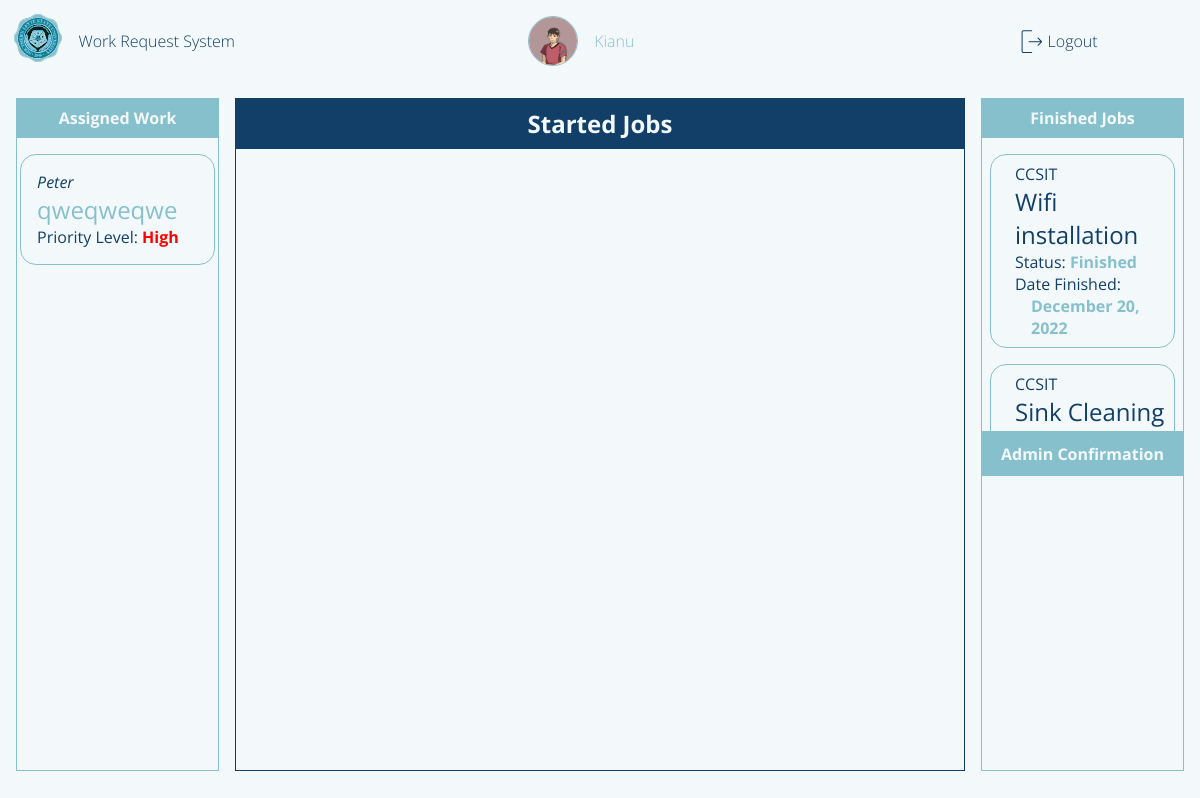
The page /staffPage (signed in) on the database its author committed.
### flaskApp/models.py (models this page shows, shortened)
class User(db.Model, UserMixin):
	__tablename__ = 'user'
	id = db.Column(db.Integer, primary_key=True)
	userName = db.Column(db.String(20), unique=True, nullable=False)
	userType = db.Column(db.String(20), default='Admin')
	passWord = db.Column(db.String(60), nullable=False)
	profilePicture = db.Column(db.String(60), default='dafault.png')
	requestForm = db.relationship('UserRequestForm', backref='user')
	userStaffExtension = db.relationship('StaffExtension', backref='staffExtension', uselist=False)

class UserRequestForm(db.Model):
	__tablename__ = 'userRequestForm'
	id = db.Column(db.Integer, primary_key=True)
	requestorName = db.Column(db.String(500), nullable=False)
	requestTitle = db.Column(db.String(500), nullable=False)
	requestedWork = db.Column(db.String(500), nullable=False)
	roomNumber = db.Column(db.String(20), nullable=False)
	avilabilityOfMaterials = db.Column(db.String(10), nullable=False)
	priorityLevel = db.Column(db.Integer, default=0) # change this to integer in the future 0 - pending 1 - high 2 - medium 3 - low
	status = db.Column(db.String(20), default='Pending')
	dateApproved = db.Column(DateTime, default=datetime.now(), nullable=False)
	dateLimit = db.Column(DateTime, default=datetime.now(), nullable=False)
	requestFormId = db.Column(db.Integer, db.ForeignKey('user.id'))
	requestRating = db.Column(db.Integer, default=0) # this is where a rating will be recorded
	assignedStaff = db.Column(db.Integer, db.ForeignKey('userstaff.id'))

### flaskApp/routes.py (the view)
@app.route('/staffPage', methods=['GET', 'POST'])
def staffPage():
	if current_user.is_authenticated == False:
		return redirect(url_for('loginPage'))
	userStaffAssigned = StaffExtension.query.filter_by(staffName=current_user.userName).first()
	user = StaffExtension.query.filter_by(staffId=current_user.id).first()
	profileImage = url_for('static', filename='profilePic/'+current_user.profilePicture)
	return render_template('staffDashboard.html', title='Staff Page', user=current_user.userName, userStaff=user, profileImage=profileImage, userStaffAssigned=userStaffAssigned.staffAssignment)

### flaskApp/models.py (called while the page is built)
@loginManager.user_loader
def loadUser(userId):
	return User.query.get(int(userId))

### flaskApp/templates/staffDashboard.html (shortened to what this page needs)
{% extends "layout.html" %}
{% block content %}
<main class="content-main">
		<section class="header">
			Started Jobs
		</section>
		<section class="body">
		</section>
</main>
<section class="content-left">
	<section class="header">Assigned Work</section>
	<section class="main">
		{% for assigned in userStaffAssigned %}
			{% if assigned.status != 'OnGoing' and assigned.status != 'Finished' and assigned.status != 'Semi Final'%}
			<div class="content-left-items">
				<section class="req-name">
					{{ assigned.requestorName }}
				</section>
				<section class="req-title">
					<a href="{{ url_for('staffOngoingPage', name=assigned.requestorName, idNum=assigned.id) }}">{{ assigned.requestTitle }}</a>
				</section>
				<section class="req-status">
					{% if assigned.priorityLevel == 1 %}
						<span>Priority Level: <i style="color:red;">High</i></span>
					{% elif assigned.priorityLevel == 2 %}
						<span>Priority Level: <i style="color:orange;">Medium</i></span>
					{% elif assigned.priorityLevel == 3 %}
						<span>Priority Level: <i style="color:green;">Low</i></span>
					{% endif %}
				</section>
			</div>
			{% endif %}
		{% endfor %}
	</section>
	<section class="footer">Foot</section>
</section>
<section class="content-right">
	<section class="header">Finished Jobs</section>
	<section class="main semi-final">
		{% for assigned in userStaffAssigned %}
			{% if assigned.status == 'Finished'%}
				<div class="content-finished">
					<section class="finished-header">
						{{ assigned.requestorName }}
					</section>
					<section class="finished-main">
						{{ assigned.requestTitle }}
					</section>
					<section class="finished-footer">
						<i>Status: </i>
						<i>{{ assigned.status }}</i>
					</section>
					<section class="finished-footer2">
						<i>Date Finished: </i>
						<i>{{ assigned.dateApproved.strftime("%B %d, %Y") }}</i>
					</section>
				</div>
			{% endif %}
		{% endfor %}
	</section>
	<section class="header2">Admin Confirmation</section>
	<section class="finished">
	</section>
</section>
<footer class="content-footer">
</footer>
{% endblock content %}

### flaskApp/templates/layout.html (shortened to what this page needs)
<!DOCTYPE html>
<html>
<head>
    {% if title == 'Login Page'%}
    	<link rel="stylesheet" type="text/css" href="{{ url_for('static', filename='login.css') }}">
    {% elif title == 'Admin Page'%}
    	<link rel="stylesheet" type="text/css" href="{{ url_for('static', filename='adminDashboard.css') }}">
    {% elif title == 'Requestor Page'%}
        <link rel="stylesheet" type="text/css" href="{{ url_for('static', filename='requestorDashboard.css') }}">
    {% elif title == 'Staff Page'%}
        <link rel="stylesheet" type="text/css" href="{{ url_for('static', filename='staffDashboard.css') }}">
    {% elif title == 'Admin Approval Page'%}
        <link rel="stylesheet" type="text/css" href="{{ url_for('static', filename='adminApproval.css') }}">
    {% elif title == 'Staff Ongoing Page'%}
        <link rel="stylesheet" type="text/css" href="{{ url_for('static', filename='staffOngoing.css') }}">
    {% elif title == 'Profile Page'%}
        <link rel="stylesheet" type="text/css" href="{{ url_for('static', filename='profilePage.css') }}">
     {% elif title == 'Rate Staff'%}
        <link rel="stylesheet" type="text/css" href="{{ url_for('static', filename='rateStaff.css') }}">
    {% endif%}
</head>
<body>
	<div class="container">
        {% if title != 'Login Page'%}
        <header class="content-header">
            <div class="img-box">
                <img class="logo_slsu" src="{{ url_for('static', filename='img/logo_slsu.svg') }}">
            </div>
            {% if title == 'Admin Page'%}
                <section class="header-title">
                    <a href="{{ url_for('adminPage') }}">Work Request System</a>
                </section>
                <section class="header-user">
                    <img class='profile-picture'src="{{ profileImage }}">
                    <a href="{{ url_for('profilePage') }}">{{ user }}</a>
                </section>
            {% elif title == 'Staff Page' %}
                <section class="header-title">
                    <a href="{{ url_for('staffPage') }}">Work Request System</a>
                </section>
                <section class="header-user">
               <img class='profile-picture'src="{{ profileImage }}">
                   <a href="{{ url_for('profilePage') }}">{{ user }}</a>
                </section>
            {% endif %}
            <div class="header-profile">
                {% if current_user.is_authenticated == True %}
                <img src="{{ url_for('static', filename='img/logout.svg') }}">
                <a href="{{ url_for('logout') }}">Logout</a>
                {% endif %}
            </div>
        </header>
        {% endif%}
		{% block content %}{% endblock content %}
	</div>
</body>
</html>

### flaskApp/static/staffDashboard.css (style rules this page uses)
body { background: var(--white); }
.container { margin: 0; display: grid; height: 100vh; grid-template-columns: 0.3fr 1fr 0.3fr; grid-template-rows: 0fr 1fr 0.02fr; grid-gap: 1rem; grid-template-areas: 'h h h' 'l m r' 'f f f'; }
.content-header { grid-area: h; display: flex; flex-direction: row; align-items: center; padding: var(--fn-small); }
.img-box { flex-grow: 0; }
.header-title { flex-grow: 0; margin-left: 1rem; }
.header-title a { font-size: var(--fn-regular); font-weight: lighter; color: var(--blue); }
.header-user { flex-grow: 1; font-size: var(--fn-regular); font-weight: lighter; color: var(--blue); }
.header-profile { flex-grow: 0.3; }
.header-profile a { font-size: var(--fn-regular); font-weight: lighter; color: var(--blue); }
.content-main { grid-area: m; border: 1px solid var(--blue); color: var(--blue); display: flex; flex-direction: column; }
.content-main .header { flex-grow: 0; border-bottom: 1px solid var(--blue); padding: 0.5rem 0rem 0.5rem 0rem; text-align: center; font-size: var(--fn-medium); font-weight: bold; color: var(--white); background-color: var(--blue); }
.content-main .body { flex-grow: 1; display: flex; flex-direction: column; overflow: scroll; align-items: center; height: 1rem; }
.finished { flex-grow: 0; }
.content-left { grid-area: l; border: 1px solid var(--blueGreen); color: var(--white); display: flex; flex-direction: column; margin-left: 1rem; }
.content-left .header { flex-grow: 0; border-bottom: 1px solid var(--blueGreen); text-align: center; padding: 0.5rem; font-size: var(--fn-regular); font-weight: lighter; color: var(--white); background-color: var(--blueGreen); font-weight: bold; }
.content-left .main { flex-grow: 1; height: 1rem; display: flex; flex-direction: column; align-items: center; color: var(--blue); }
.content-left .footer { flex-grow: 0; }
.content-left-items { border: 1px solid var(--blueGreen); border-radius: 1rem; width: 80%; display: flex; flex-direction: column; padding: 1rem; margin-top: 1rem; background-color: var(--white); }
.content-left-items section:first-child { font-style: italic; }
.content-left-items section:nth-child(2) { font-size: var(--fn-medium); }
.content-left-items section:nth-child(3) i { font-weight: bold; }
.content-right { grid-area: r; border: 1px solid var(--blueGreen); margin-right: 1rem; color: var(--blue); display: flex; flex-direction: column; }
.content-right .header { flex-grow: 0; border-bottom: 1px solid var(--blueGreen); color: var(--white); background-color: var(--blueGreen); text-align: center; padding: 0.5rem; font-weight: bold; }
.content-right .main { flex-grow: 1; height: 0rem; display: flex; flex-direction: column; overflow: scroll; }
.content-finished { border: 1px solid var(--blueGreen); margin: 1rem 0.5rem 0rem 0.5rem; padding: 0.5rem; border-radius: 1rem; }
.content-finished .finished-header { margin-left: 1rem; }
.content-finished .finished-main { font-size: var(--fn-medium); margin-left: 1rem; }
.content-finished .finished-footer { margin-left: 1rem; }
.content-finished .finished-footer i:last-child { font-weight: bold; color: var(--blueGreen); }
.content-finished .finished-footer2 { margin-left: 1rem; display: flex; flex-direction: column; }
.content-finished .finished-footer2 i:last-child { margin-left: 1rem; font-weight: bold; color: var(--blueGreen); }
.content-right .header2 { flex-grow: 0; background-color: var(--blueGreen); padding: 0.7rem; color: var(--white); font-weight: bold; text-align: center; }
.content-right .finished { flex-grow: 1; height: 0rem; display: flex; flex-direction: column; align-items: center; overflow: scroll; }

### rows shown on the page
User: userName "Kianu"
UserRequestForm: requestorName "Peter", requestTitle "qweqweqwe", shows "Priority Level:", priorityLevel "High"
UserRequestForm: requestorName "CCSIT", requestTitle "Wifi installation", status "Finished", dateApproved "December 20, 2022"
UserRequestForm: requestorName "CCSIT", requestTitle "Sink Cleaning"
